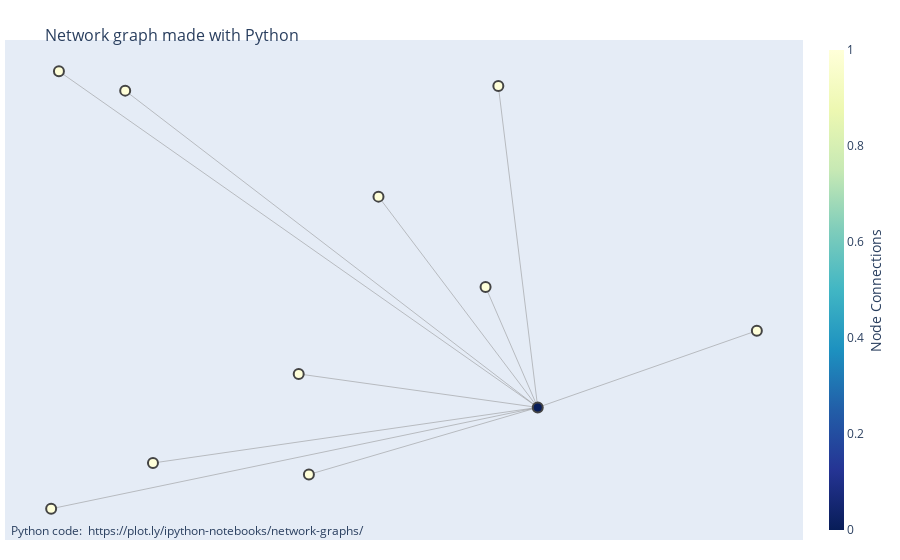

Notebook source saved alongside this figure:
### Code cell
fig = go.Figure(data=[edge_trace, node_trace],
             layout=go.Layout(
                title='<br>Network graph made with Python',
                titlefont_size=16,
                showlegend=False,
                hovermode='closest',
                margin=dict(b=20,l=5,r=5,t=40),
                annotations=[ dict(
                    text="Python code: <a href='https://plot.ly/ipython-notebooks/network-graphs/'> https://plot.ly/ipython-notebooks/network-graphs/</a>",
                    showarrow=False,
                    xref="paper", yref="paper",
                    x=0.005, y=-0.002 ) ],
                xaxis=dict(showgrid=False, zeroline=False, showticklabels=False),
                yaxis=dict(showgrid=False, zeroline=False, showticklabels=False))
                )
fig.show()

### Figure 1 — Plotly figure (JSON) as saved in the notebook; plotly's stock layout.template omitted (floating-point values rounded to 4 significant figures)
{"data": [{"hoverinfo": "none", "line": {"color": "#888", "width": 0.5}, "mode": "lines", "type": "scatter", "x": [0.2144, 0.6836, null, 0.3921, 0.6836, null, 0.09978, 0.6836, null, 0.6356, 0.6836, null, 0.9508, 0.6836, null, 0.62, 0.6836, null, 0.4894, 0.6836, null, 0.4046, 0.6836, null, 0.1806, 0.6836, null, 0.09028, 0.6836, null], "y": [0.1686, 0.2825, null, 0.3511, 0.2825, null, 0.9715, 0.2825, null, 0.9414, 0.2825, null, 0.4397, 0.2825, null, 0.5295, 0.2825, null, 0.7145, 0.2825, null, 0.145, 0.2825, null, 0.9318, 0.2825, null, 0.07482, 0.2825, null]}, {"hoverinfo": "text", "marker": {"color": [1, 1, 1, 1, 1, 1, 1, 1, 1, 1, 0], "colorbar": {"thickness": 15, "title": {"side": "right", "text": "Node Connections"}, "xanchor": "left"}, "colorscale": [[0, "rgb(255,255,217)"], [0.125, "rgb(237,248,177)"], [0.25, "rgb(199,233,180)"], [0.375, "rgb(127,205,187)"], [0.5, "rgb(65,182,196)"], [0.625, "rgb(29,145,192)"], [0.75, "rgb(34,94,168)"], [0.875, "rgb(37,52,148)"], [1, "rgb(8,29,88)"]], "line": {"width": 2}, "reversescale": true, "showscale": true, "size": 10}, "mode": "markers", "text": ["# of connections: 1", "# of connections: 1", "# of connections: 1", "# of connections: 1", "# of connections: 1", "# of connections: 1", "# of connections: 1", "# of connections: 1", "# of connections: 1", "# of connections: 1", "# of connections: 0"], "type": "scatter", "x": [0.2144, 0.3921, 0.09978, 0.6356, 0.9508, 0.62, 0.4894, 0.4046, 0.1806, 0.09028, 0.6836], "y": [0.1686, 0.3511, 0.9715, 0.9414, 0.4397, 0.5295, 0.7145, 0.145, 0.9318, 0.07482, 0.2825]}], "layout": {"annotations": [{"showarrow": false, "text": "Python code: <a href='https://plot.ly/ipython-notebooks/network-graphs/'> https://plot.ly/ipython-notebooks/network-graphs/</a>", "x": 0.005, "xref": "paper", "y": -0.002, "yref": "paper"}], "autosize": true, "hovermode": "closest", "margin": {"b": 20, "l": 5, "r": 5, "t": 40}, "showlegend": false, "title": {"font": {"size": 16}, "text": "<br>Network graph made with Python"}, "xaxis": {"autorange": true, "range": [0.03345, 1.008], "showgrid": false, "showticklabels": false, "type": "linear", "zeroline": false}, "yaxis": {"autorange": true, "range": [0.006616, 1.04], "showgrid": false, "showticklabels": false, "type": "linear", "zeroline": false}}}
